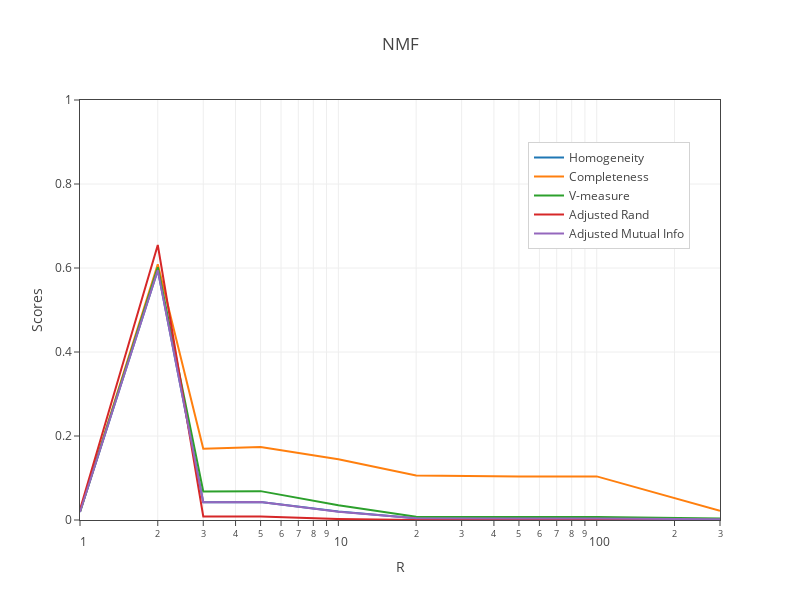

Notebook cell for this chart:
### Code cell
# NMF in specified r (1,2,3,5,10,20,50,100,300) 
import pickle
from sklearn.decomposition import NMF
r = [1,2,3,5,10,20,50,100,300]
nmf_scores = [[],[],[],[],[]]
for i in r:
    nmf = NMF(n_components = i, init='random', random_state=0)
    nmfVectors = nmf.fit_transform(tfidfVectors)
    km.fit(nmfVectors)
    nmf_scores[0].append(metrics.homogeneity_score(labels, km.labels_))
    nmf_scores[1].append(metrics.completeness_score(labels, km.labels_))
    nmf_scores[2].append(metrics.v_measure_score(labels, km.labels_))
    nmf_scores[3].append(metrics.adjusted_rand_score(labels, km.labels_))
    nmf_scores[4].append(metrics.adjusted_mutual_info_score(labels, km.labels_))

# pickle.dump(nmf_scores, open("NMF.txt", "w"))

# Load dumped scores
#nmf_scores = pickle.load(open("NMF.txt", "r"))
plot_scores(r, nmf_scores, 'NMF')

### Figure 1 — Plotly figure (JSON) as saved in the notebook; plotly's stock layout.template omitted (floating-point values rounded to 4 significant figures)
{"data": [{"line": {"width": 2}, "mode": "lines", "name": "Homogeneity", "type": "scatter", "uid": "55c07edb-4290-4d6d-bf97-ae61f6a9ffa9", "x": [1, 2, 3, 5, 10, 20, 50, 100, 300], "y": [0.01909, 0.5949, 0.0424, 0.04284, 0.01997, 0.004142, 0.003638, 0.003638, 0.001806]}, {"line": {"width": 2}, "mode": "lines", "name": "Completeness", "type": "scatter", "uid": "e572eebb-6f05-440c-ae78-1d0fefb52a25", "x": [1, 2, 3, 5, 10, 20, 50, 100, 300], "y": [0.0201, 0.6089, 0.1694, 0.1736, 0.1445, 0.1059, 0.1038, 0.1038, 0.02208]}, {"line": {"width": 2}, "mode": "lines", "name": "V-measure", "type": "scatter", "uid": "78c78c61-b2f0-4c6c-bd6a-d8397be508db", "x": [1, 2, 3, 5, 10, 20, 50, 100, 300], "y": [0.01958, 0.6018, 0.06783, 0.06873, 0.03509, 0.007971, 0.00703, 0.00703, 0.003339]}, {"line": {"width": 2}, "mode": "lines", "name": "Adjusted Rand", "type": "scatter", "uid": "0c679383-5624-4835-8867-8758905335e0", "x": [1, 2, 3, 5, 10, 20, 50, 100, 300], "y": [0.02519, 0.6547, 0.00848, 0.008293, 0.002254, -9.194e-05, -8.826e-05, -8.826e-05, 0.0002776]}, {"line": {"width": 2}, "mode": "lines", "name": "Adjusted Mutual Info", "type": "scatter", "uid": "612ec8b1-7b52-48ab-afb8-90ae61eaf863", "x": [1, 2, 3, 5, 10, 20, 50, 100, 300], "y": [0.019, 0.5949, 0.04231, 0.04276, 0.01988, 0.004049, 0.003545, 0.003545, 0.001714]}], "layout": {"autosize": false, "height": 600, "legend": {"bordercolor": "#D3D3D3", "borderwidth": 1, "x": 0.7, "y": 0.9}, "title": {"text": "NMF"}, "width": 800, "xaxis": {"linewidth": 1, "mirror": true, "ticks": "outside", "title": {"text": "R"}, "type": "log"}, "yaxis": {"linewidth": 1, "mirror": true, "range": [0, 1], "ticks": "outside", "title": {"text": "Scores"}}}}
